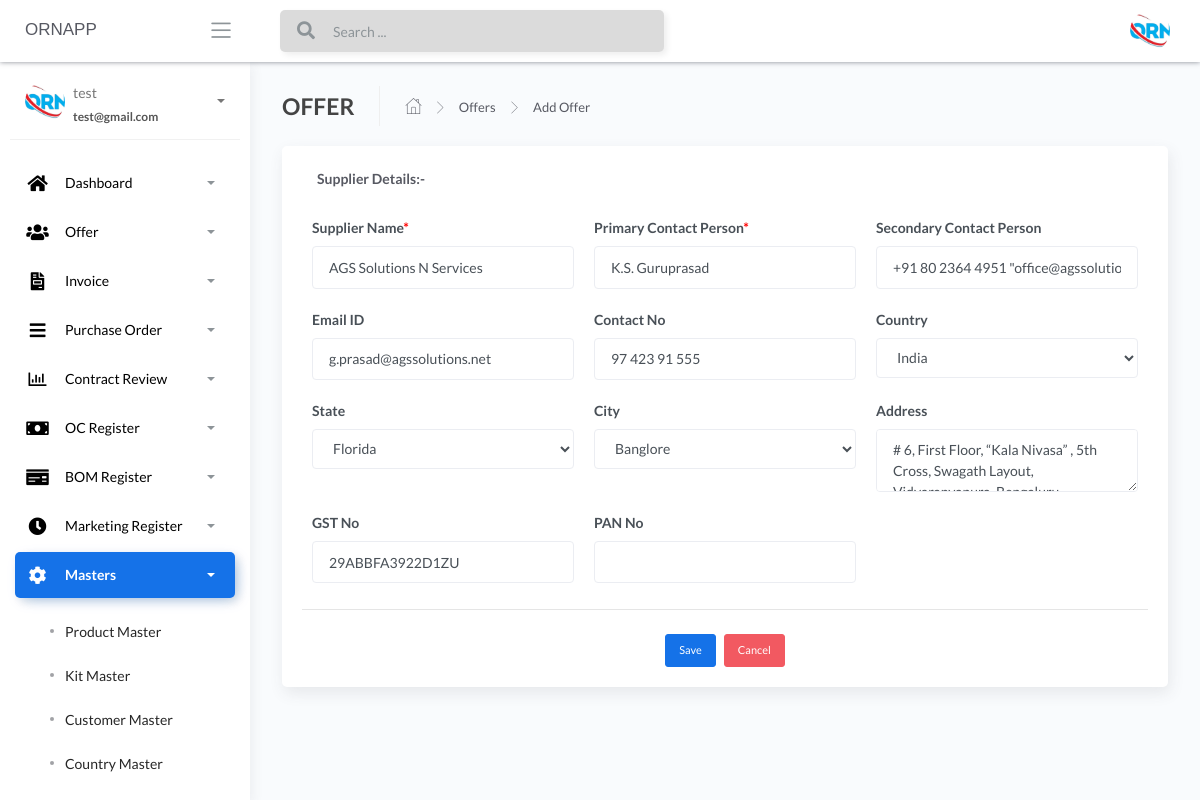
Page /4/edit-supplier-master (signed in) on the earlier database version.
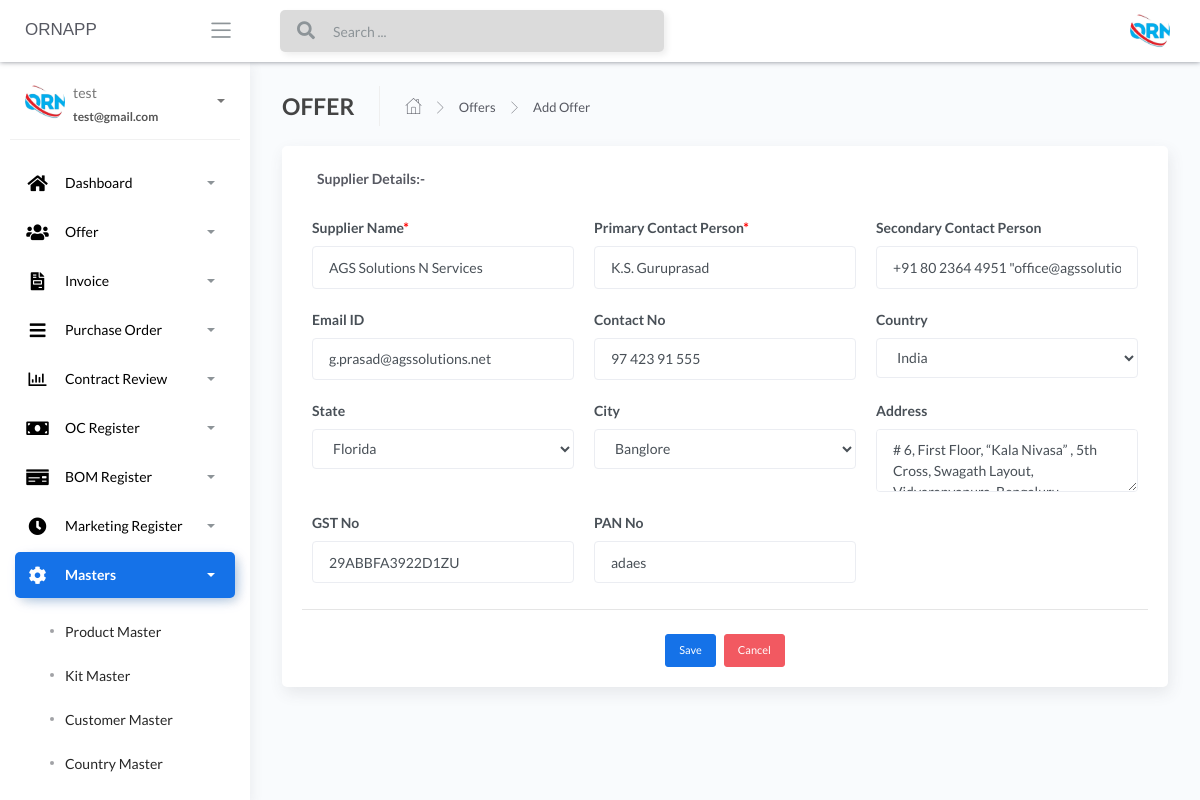
Same page on the later database version.
### apps/authentication/models.py (models this page shows, shortened)
class Users(db.Model, UserMixin):
    __tablename__ = 'Users'
    id = db.Column(db.Integer, primary_key=True)
    username = db.Column(db.String(64), unique=True)
    email = db.Column(db.String(64), unique=True)
    password = db.Column(db.LargeBinary)

### apps/home/models.py (models this page shows, shortened)
class SupplierMaster(db.Model):
    __tablename__ = "SupplierMaster"
    id = db.Column(db.Integer, primary_key=True)
    supplier_name = db.Column(db.String())
    supplier_primary_contact = db.Column(db.String())
    supplier_secondary_contact = db.Column(db.String())
    supplier_email_id = db.Column(db.String())
    supplier_contact_no = db.Column(db.String())
    supplier_country = db.Column(db.String())
    supplier_state = db.Column(db.String())
    supplier_city = db.Column(db.String())
    supplier_address = db.Column(db.String())
    supplier_gst_no = db.Column(db.String())
    supplier_pan = db.Column(db.String())

### apps/home/routes.py (the view, shortened to what this page needs)
@blueprint.route('/<int:id>/edit-supplier-master', methods=['GET', 'POST'])
@login_required
def updatesupplier(id):
    users = SupplierMaster.query.filter_by(id=id).first()
    Citymaster_main = CityMaster.query.all()
    State_masters = StateMaster.query.all()
    Country_master = CountryMaster.query.all()
    return render_template('home/add-supplier.html',State_masters=State_masters,Country_master=Country_master,Citymaster_main=Citymaster_main,users=users, segment='Supplier-masters')

### apps/__init__.py (called while the page is built)
def configure_database(app):
    @app.before_first_request
    def initialize_database():
        db.create_all()
    @app.teardown_request
    def shutdown_session(exception=None):
        db.session.remove()

### apps/authentication/models.py (called while the page is built)
@login_manager.user_loader
def user_loader(id):
    return Users.query.filter_by(id=id).first()

### apps/templates/home/add-supplier.html (shortened to what this page needs)
{% extends "layouts/base.html" %}
{% block content %}
<div class="content">
	<div class="page-inner">
		<div class="page-header">
			<h4 class="page-title">OFFER</h4>
			<ul class="breadcrumbs">
				<li class="nav-home">
					<a href="/">
						<i class="flaticon-home"></i>
					</a>
				</li>
				<li class="separator">
					<i class="flaticon-right-arrow"></i>
				</li>
				<li class="nav-item">
					<a href="/offer-addoffer">Offers</a>
				</li>
				<li class="separator">
					<i class="flaticon-right-arrow"></i>
				</li>
				<li class="nav-item">
					<a href="/offer-offerlist">Add Offer</a>
				</li>
			</ul>
		</div>
		<form action='' method="POST">
        <section class="content">
            <div class="row">
                <div class="col-sm-12">
                    <div class="card">
                        <div class="card-body">
                            <div class="col-sm-12">
                                <p><b>Supplier Details:-</b></p>
                                <div class="row">
                                    <div class="form-group col-sm-4">
                                        <label>Supplier Name<span style="color: red;">*</span></label>
                                        <input name="supplier_name" value="{{users.supplier_name}}" class="form-control" type="text" maxlength="100" autocomplete="new-password">
                                    </div>
                                    <div class="form-group col-sm-4">
                                        <label>Primary Contact Person<span style="color: red;">*</span></label>
                                        <input name="supplier_primary_contact" value="{{users.supplier_primary_contact}}" class="form-control" type="text" maxlength="100" autocomplete="new-password">
                                    </div>
                                    <div class="form-group col-sm-4">
                                        <label>Secondary Contact Person</label>
                                        <input name="supplier_secondary_contact" value="{{users.supplier_secondary_contact}}" type="text" maxlength="100" autocomplete="new-password" class="form-control">
                                    </div>
                                    <div class="form-group col-sm-4">
                                        <label>Email ID</label>
                                        <input name="supplier_email_id" value="{{users.supplier_email_id}}" type="text" maxlength="200"  autocomplete="new-password" class="form-control">
                                    </div>
                                    <div class="form-group col-sm-4">
                                        <label>Contact No</label>
                                        <input name="supplier_contact_no" value="{{users.supplier_contact_no}}" type="text" maxlength="200"  autocomplete="new-password" class="form-control">
                                    </div>
                                    <div class="form-group col-sm-4">
                                        <label>Country</label>
                                        <td>
                                            <select name="supplier_country" class="form-control">
                                                {% for user in Country_master %}
                                                    {% if user.country_name_temp == users.supplier_country %}
                                                        <option value="{{ user.country_name_temp }}" selected>{{ user.country_name_temp }}</option>
                                                    {% else %}
                                                        <option value="{{ user.country_name_temp }}">{{ user.country_name_temp }}</option>
                                                    {% endif %}
                                                {% endfor %}
                                            </select>
                                        </td>
                                    </div>
                                </div>
                                <div class="row">
                                    <div class="form-group col-sm-4">
                                        <label>State</label>
                                        <td>
                                            <select name="supplier_state" class="form-control">
                                                {% for user in State_masters %}
                                                    {% if user.state_name_temp == users.supplier_state %}
                                                        <option value="{{ user.state_name_temp }}" selected>{{ user.state_name_temp }}</option>
                                                    {% else %}
                                                        <option value="{{ user.state_name_temp }}">{{ user.state_name_temp }}</option>
                                                    {% endif %}
                                                {% endfor %}
                                            </select>
                                        </td>
                                    </div>
                                    <div class="form-group col-sm-4">
                                        <label>City</label>
                                        <td>
                                            <select name="supplier_city" class="form-control">
                                                {% for user in Citymaster_main %}
                                                    {% if user.city_name == users.supplier_city %}
                                                        <option value="{{ user.city_name }}" selected>{{ user.city_name }}</option>
                                                    {% else %}
                                                        <option value="{{ user.city_name }}">{{ user.city_name }}</option>
                                                    {% endif %}
                                                {% endfor %}
                                            </select>
                                        </td>
                                    </div>
                                    <div class="form-group col-sm-4">
                                        <label>Address</label>
                                        <textarea name="supplier_address" class="form-control" autocomplete="new-password">{{users.supplier_address}}</textarea>
                                    </div>
                                </div>
                                <div class="row">
                                    <div class="form-group col-sm-4">
                                        <label>GST No</label>
                                        <input name="supplier_gst_no" value="{{users.supplier_gst_no}}" type="text" maxlength="200"  autocomplete="new-password" class="form-control">
                                    </div>
                                    <div class="form-group col-sm-4">
                                        <label>PAN No</label>
                                        <input name="supplier_pan" value="{{users.supplier_pan}}" type="text" maxlength="200"  autocomplete="new-password" class="form-control">
                                    </div>
                                </div>
                            </div>
                            <hr class="mb-4">
                            <div style="text-align: center;">
                                <button id="btnSave"  type="submit" class="btn btn-primary btn-sm">Save</button> &nbsp;
                                <a routerlink="/Supplier-masters" queryparamshandling="preserve" class="btn btn-danger btn-sm" href="/Supplier-masters">Cancel</a>
                            </div>
                        </div>
                    </div>
                </div>
            </div>
        </section>
		</form>
	</div>
</div>
{% endblock content %}

### apps/templates/layouts/base.html (shortened to what this page needs)
<!DOCTYPE html>
<html lang="en">
<head>
	<link rel="stylesheet" href="/static/assets/css/bootstrap.min.css">
	<link rel="stylesheet" href="/static/assets/css/atlantis.min.css">
</head>
<body data-background-color="white">
	<div class="wrapper">
        {% include 'includes/navigation.html' %}
        {% include 'includes/sidebar.html' %}
		<div class="main-panel">
			{% block content %}{% endblock content %}
		</div>
	</div>
</body>
</html>

### apps/templates/includes/navigation.html (shortened to what this page needs)
		<div class="main-header">
			<div class="logo-header" data-background-color="white">
				<a href="" class="logo">
					<h style="font-family: Arial">ORNAPP</h>
				</a>
				<div class="nav-toggle">
					<button class="btn btn-toggle toggle-sidebar">
						<i class="icon-menu"></i>
					</button>
				</div>
			</div>
			<nav class="navbar navbar-header navbar-expand-lg" data-background-color="white">
				{% if current_user.is_authenticated %}
				<div class="container-fluid">
					<div class="collapse" id="search-nav">
						<form class="navbar-left navbar-form nav-search mr-md-3">
							<div class="input-group">
								<div class="input-group-prepend">
									<button type="submit" class="btn btn-search pr-1">
										<i class="fa fa-search search-icon"></i>
									</button>
								</div>
								<input type="text" placeholder="Search ..." class="form-control">
							</div>
						</form>
					</div>
					<ul class="navbar-nav topbar-nav ml-md-auto align-items-center">
						<li class="nav-item dropdown hidden-caret">
							<a class="dropdown-toggle profile-pic" data-toggle="dropdown" href="#" aria-expanded="false">
								<div class="avatar-sm">
									<img src="/static/assets/img/logo.jpg" alt="..." class="avatar-img rounded-circle">
								</div>
							</a>
						</li>
					</ul>
				</div>
				{% endif %}
			</nav>
        </div>

### apps/templates/includes/sidebar.html (shortened to what this page needs)
		<div class="sidebar sidebar-style-2" data-background-color="white">
			<div class="sidebar-wrapper scrollbar scrollbar-inner">
				<div class="sidebar-content">
				{% if current_user.is_authenticated %}
					<div class="user">
						<div class="avatar-sm float-left mr-2">
							<img src="/static/assets/img/logo.jpg" alt="..." class="avatar-img rounded-circle">
						</div>
						<div class="info">
							<a data-toggle="collapse" href="#collapseExample" aria-expanded="true">
								<span>
									{{ current_user.username }}
									<span class="user-level">
										{{ current_user.email }}
									</span>
									<span class="caret"></span>
								</span>
							</a>
						</div>
					</div>
					<ul class="nav nav-primary">
						<li class="nav-item {% if 'dashboard' in segment %} active {% endif %}">
							<a data-toggle="collapse" href="#dashboard" aria-expanded="false">
								<i style="color:black;" class="fas fa-home"></i>
								<p style="color:black;">Dashboard</p>
								<span class="caret"></span>
							</a>
						</li>
						<li class="nav-item {% if 'offer-' in segment %} active {% endif %}">
							<a data-toggle="collapse" href="#base">
								<i  style="color:black;" class="fas fa-users"></i>
								<p  style="color:black;">Offer</p>
								<span class="caret"></span>
							</a>
						</li>
						<li class="nav-item {% if 'invoice' in segment %} active {% endif %}">
							<a data-toggle="collapse" href="#invoice">
								<i  style="color:black;" class="fas fa-file-invoice"></i>
								<p  style="color:black;">Invoice</p>
								<span class="caret"></span>
							</a>
						</li>
						<li class="nav-item {% if 'purchaseorder' in segment %} active {% endif %}">
							<a data-toggle="collapse" href="#purchaseorder">
								<i  style="color:black;" class="fas fa-bars"></i>
								<p  style="color:black;">Purchase Order</p>
								<span class="caret"></span>
							</a>
						</li>
						<li class="nav-item {% if 'contractreview' in segment %} active {% endif %}">
							<a data-toggle="collapse" href="#contractreview">
								<i  style="color:black;" class="far fa-chart-bar"></i>
								<p  style="color:black;">Contract Review</p>
								<span class="caret"></span>
							</a>
						</li>
						<li class="nav-item {% if 'OcRegister' in segment %} active {% endif %}">
							<a data-toggle="collapse" href="#OcRegister">
								<i  style="color:black;" class="fas fa-money-bill"></i>
								<p  style="color:black;">OC Register</p>
								<span class="caret"></span>
							</a>
						</li>
						<li class="nav-item {% if 'BOMRegister' in segment %} active {% endif %}">
							<a data-toggle="collapse" href="#BOMRegister">
								<i  style="color:black;" class="fas fa-money-check"></i>
								<p  style="color:black;">BOM Register</p>
								<span class="caret"></span>
							</a>
						</li>
						<li class="nav-item {% if 'MarketingRegister' in segment %} active {% endif %}">
							<a data-toggle="collapse" href="#MarketingRegister">
								<i  style="color:black;" class="fas fa-clock"></i>
								<p  style="color:black;">Marketing Register</p>
								<span class="caret"></span>
							</a>
						</li>
						<li class="nav-item {% if 'masters' in segment %} active {% endif %}">
							<a data-toggle="collapse" href="#masters">
								<i  style="color:black;" class="fas fa-cog fa-spin"></i>
								<p  style="color:black;">Masters</p>
								<span class="caret"></span>
							</a>
							<div class="collapse {% if 'masters' in segment %} show {% endif %}" id="masters">
								<ul class="nav nav-collapse">
									<li class="{% if 'Product-masters' in segment %} active {% endif %}">
										<a href="/Product-masters">
											<span  style="color:black;" class="sub-item">Product Master</span>
										</a>
									</li>
									<li class="{% if 'Kit-masters' in segment %} active {% endif %}">
										<a href="/Kit-masters">
											<span  style="color:black;"class="sub-item">Kit Master</span>
										</a>
									</li>
									<li class="{% if 'Customer-masters' in segment %} active {% endif %}">
										<a href="/Customer-masters">
											<span  style="color:black;" class="sub-item">Customer Master</span>
										</a>
									</li>
									<li class="{% if 'Country-masters' in segment %} active {% endif %}">
										<a href="/Country-masters">
											<span  style="color:black;" class="sub-item">Country Master</span>
										</a>
									</li>
									<li class="{% if 'State-masters' in segment %} active {% endif %}">
										<a href="/State-masters">
										</a>
									</li>
								</ul>
							</div>
						</li>
					</ul>
				{% endif %}
				</div>
			</div>
		</div>

Differences in the rows shown:
changed SupplierMaster "AGS Solutions N Services": supplier_pan (not shown) → "adaes"
